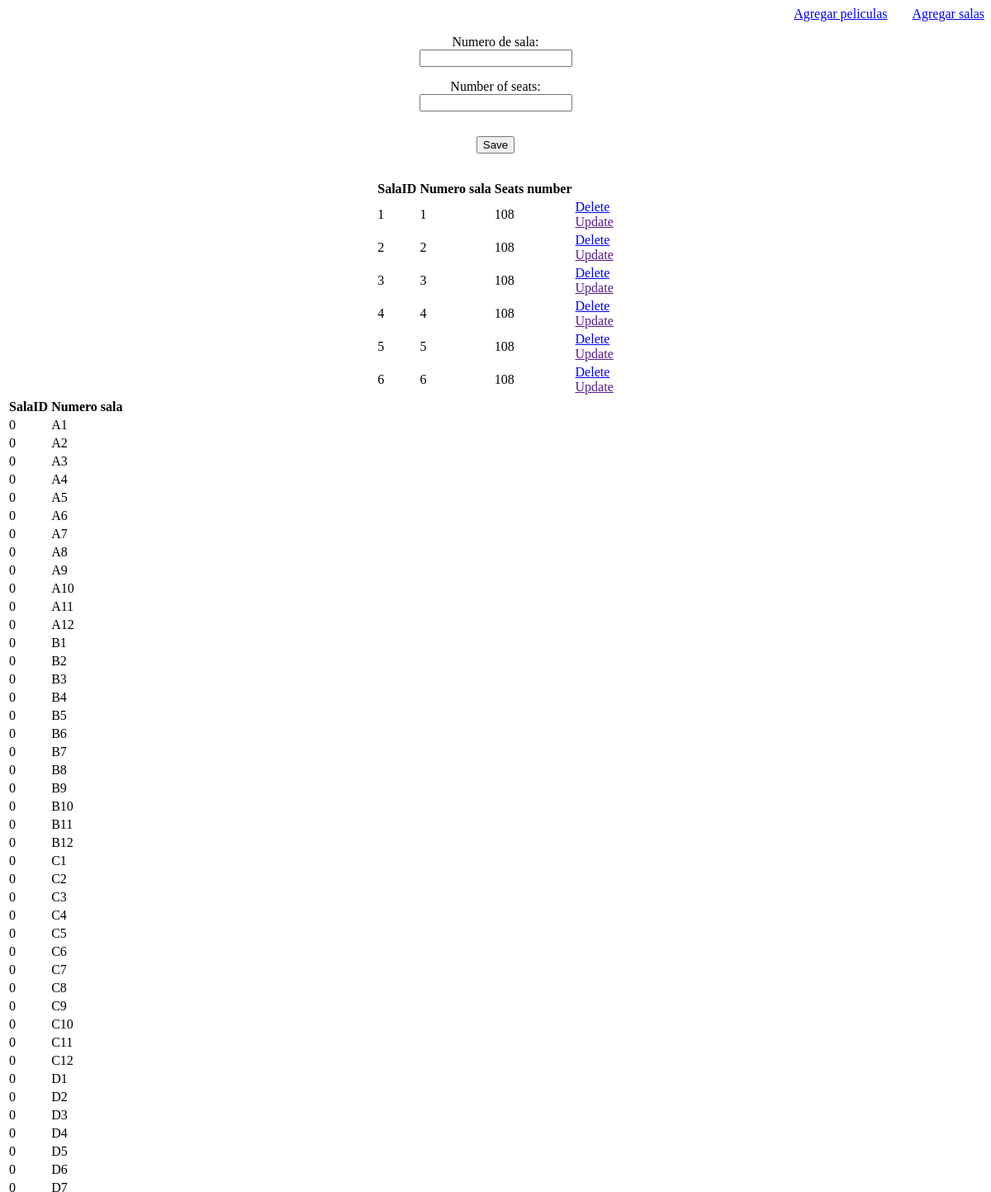
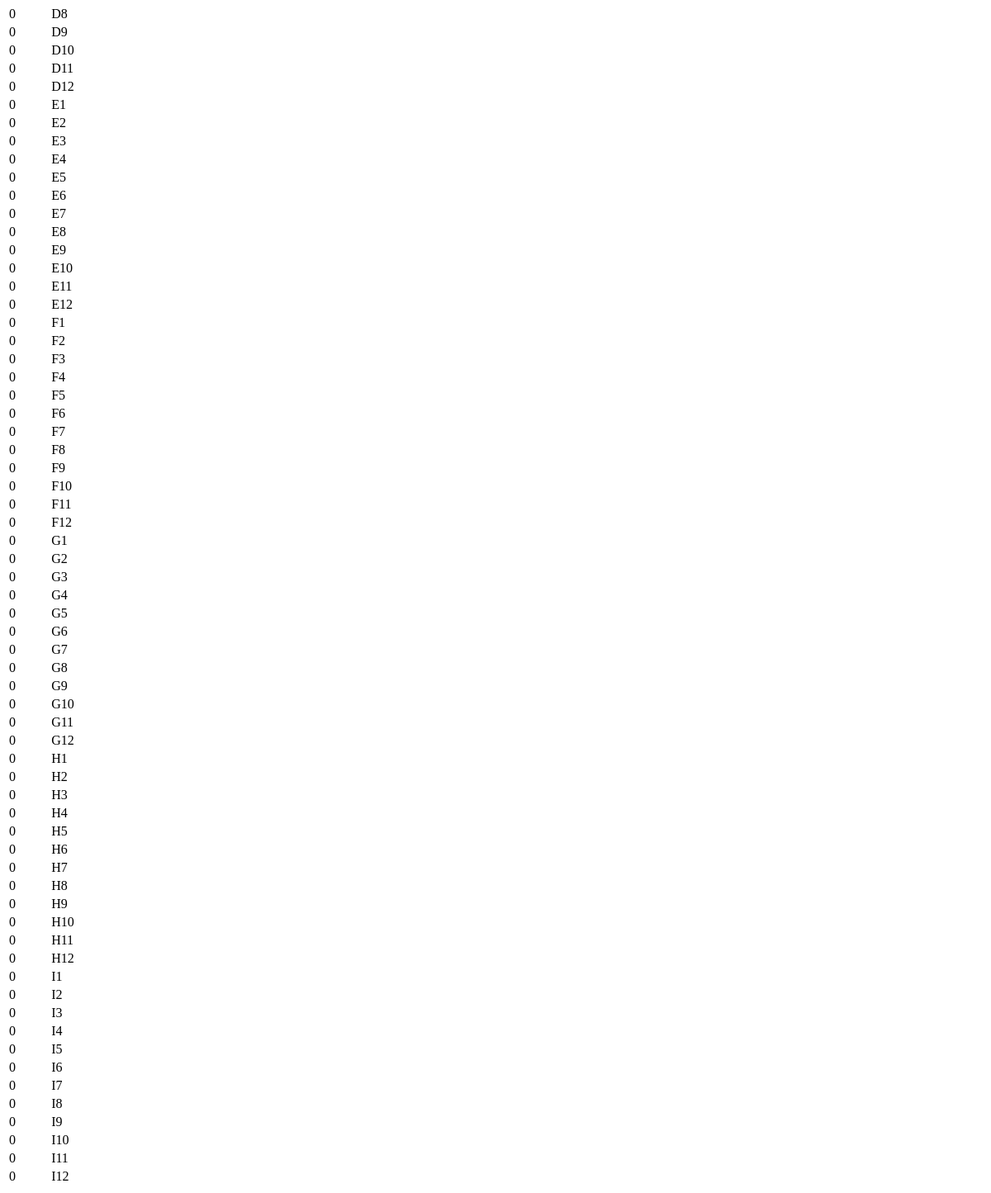
The page /addSalas.html on the database as committed earlier (2 pictures, top to bottom).
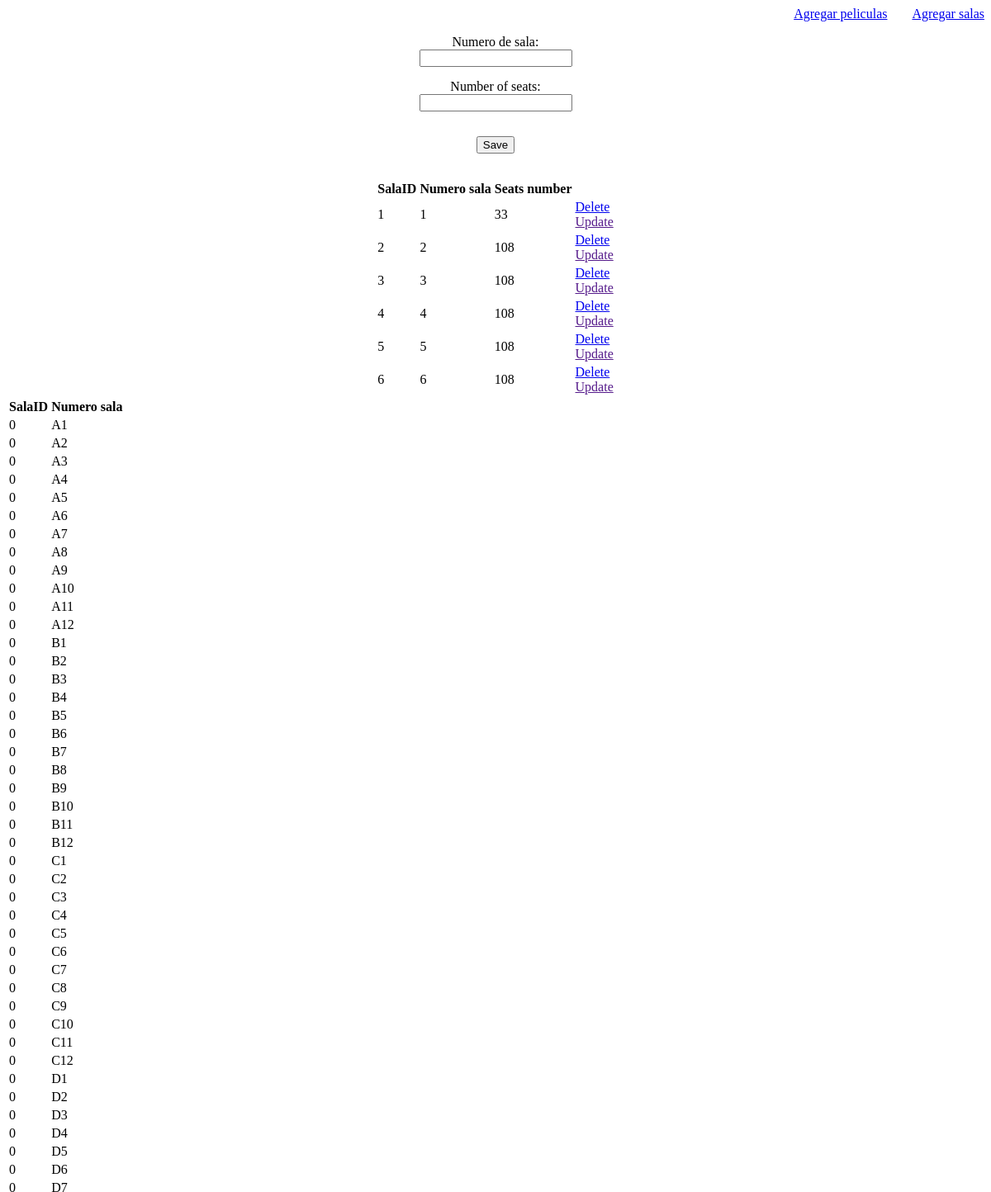
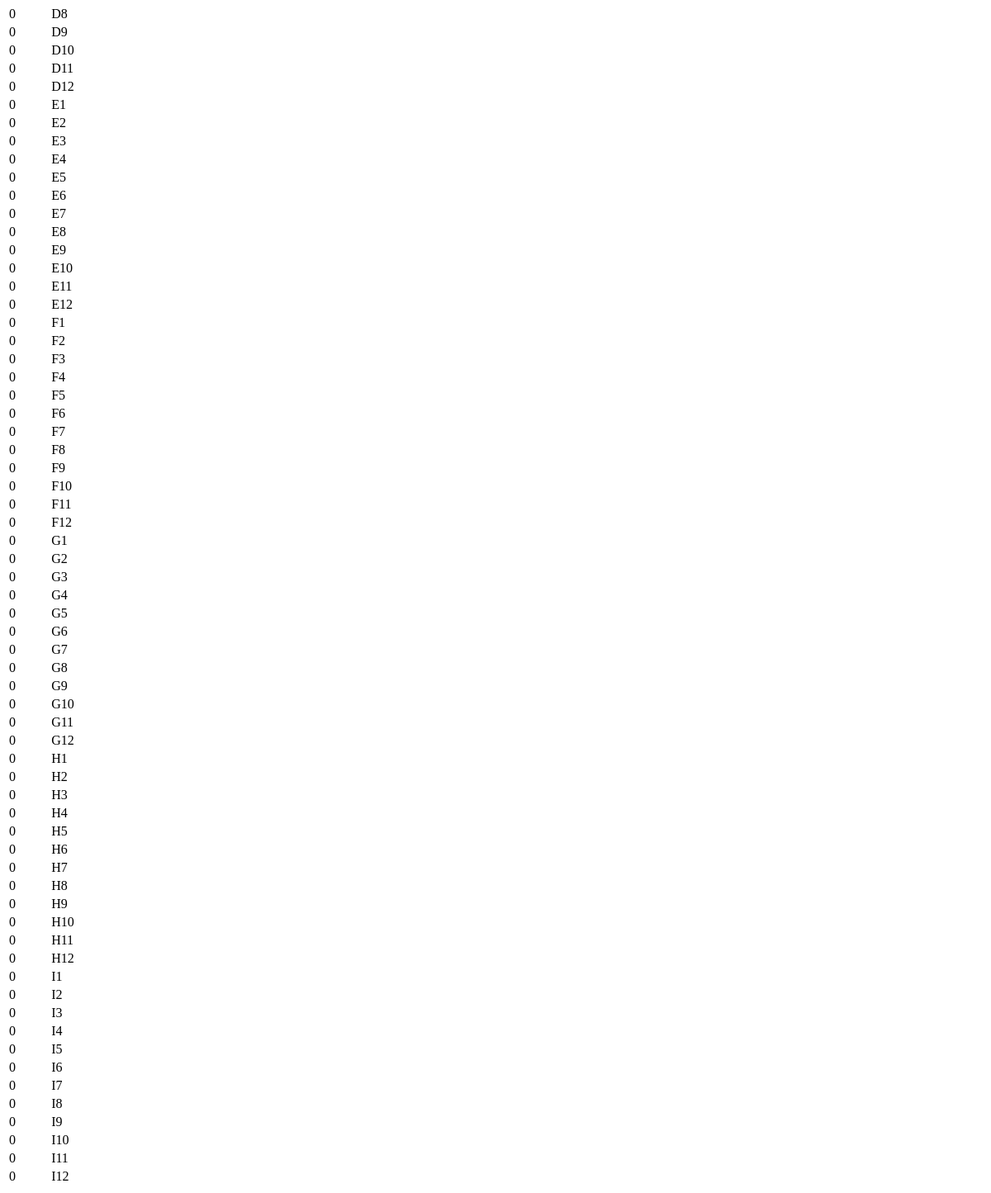
The same page on the database as committed later (2 pictures, top to bottom).
### website/models.py (models this page shows)
class Cinemahall(db.Model):
    id = db.Column(db.Integer, primary_key=True)
    hall_number = db.Column(db.Integer)
    total_seats = db.Column(db.Integer)
    hallshows = db.relationship('Show')

class Showseat(db.Model):
    id = db.Column(db.Integer, primary_key=True)
    status = db.Column(db.Integer)
    seat = db.Column(db.String(150))
    show_id = db.Column(db.Integer, db.ForeignKey('show.id'))
    booking_id = db.Column(db.Integer, db.ForeignKey('booking.id'))

### website/views.py (the view)
@views.route('addSalas.html', methods=['GET', 'POST'])
def salas():
    if request.method == 'POST':
        numero_sala = request.form.get('numero-sala')
        seats_no = request.form.get('seatsno')
        try:
            new_sala = Cinemahall(hall_number=numero_sala,total_seats=seats_no)
            db.session.add(new_sala)
            db.session.commit()
        except Exception as e:
            return str(e)
        return redirect('/addSalas.html')
    else:
        salas = Cinemahall.query.order_by(Cinemahall.id)
        showseats = Showseat.query.filter_by(show_id=6).all()
        return render_template('addSalas.html', salas=salas, showseats=showseats)

### website/templates/addSalas.html (shortened to what this page needs)
<html lang="en">
<head>
</head>
<body>
    <nav>
        <ul style="list-style:none; display: flex; justify-content: end;">
            <li style="margin-right: 30px;">
                <a href="/admin.html">Agregar peliculas</a>
            </li>
            <li>
                <a href="/addSalas.html">Agregar salas</a>
            </li>
        </ul>
    </nav>
    <form action="/addSalas.html" method="POST" style="justify-content: center; display: flex;">
        <div style="display: flex; flex-direction:column; width:fit-content; align-items: center;">
            <label for="numero-sala">Numero de sala:</label>
            <input type="number" id="numero-sala" name="numero-sala" style="margin-bottom:15px" required>
            <label for="seatsno">Number of seats:</label>
            <input type="number" id="seatsno" name="seatsno" style="margin-bottom:30px" required>
            <input type="submit" value="Save" style="margin-bottom:15px">
        </div>
    </form>
    <table style="display:flex; justify-content:center">
        <tr>
            <th>SalaID</th>
            <th>Numero sala</th>
            <th>Seats number</th>
        </tr>
        {% for sala in salas %}
        <tr>
            <td>{{ sala.id }}</td>
            <td>{{ sala.hall_number }}</td>
            <td>{{ sala.total_seats }}</td>
            <td>
                <a href="/deletehall/{{ sala.id }}">Delete</a>
                <br>
                <a href="">Update</a>
            </td>
        </tr>
        {% endfor %}
    </table>
    <table>
    <tr>
        <th>SalaID</th>
        <th>Numero sala</th>
    </tr>
    {% for show in showseats %}
    <tr>
        <td>{{ show.status }}</td>
        <td>{{ show.seat }}</td>
    </tr>
    {% endfor %}
    </table>
</body>
</html>

Rows that differ between the two databases and show on the page:
changed Cinemahall id 1: total_seats "108" → "33"
